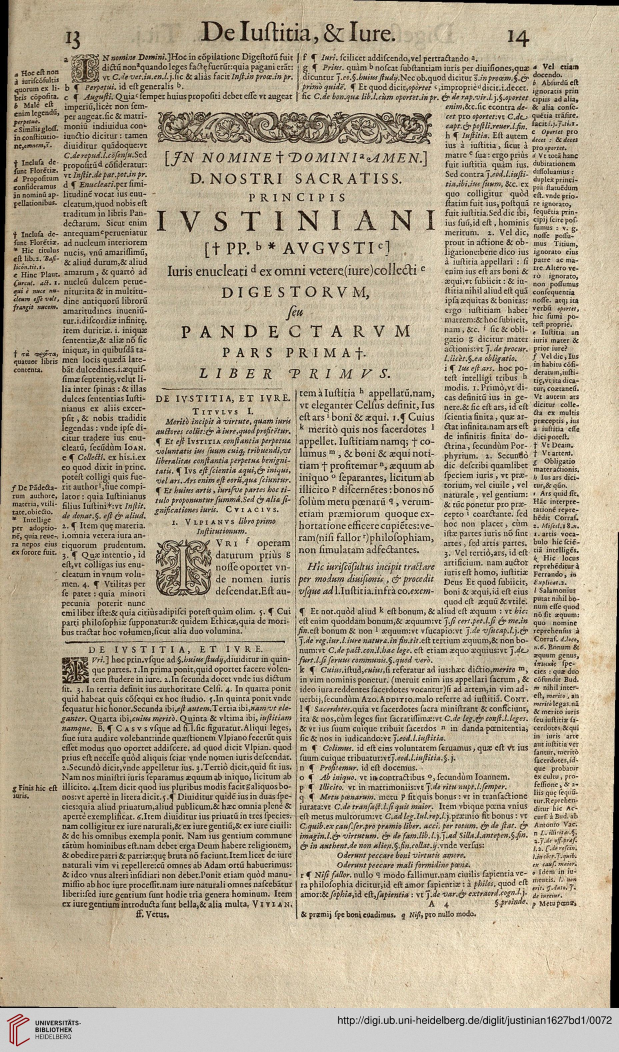
#> input picture presentation/assets/source_1627.jpg, 1855 x 3156 px (shown at 1/3 size)
$ python -i extract.py   (imports and definitions only)
#> lines starting #> are read from the running program, lines starting #| are printed output that depends on the picture; after the words box and inside, x2 and y2 are one past the last pixel; in counts of white or black regions, pixels touching at a corner belong together
#> further down, picture is the input picture: shape (3156, 1855, 3); mean B, G, R 145.7, 169.1, 181.7
"""Prepare colour line strips, region thumbnails, OCR text and coordinates for neural inference."""
import cv2, numpy as np
H, W, UNIT, TH = (40, 384, 10.0, 128)
LAB = ['text', 'summarium', 'inscriptio', 'other', 'outside']

def unit_height(gray):
    ink = cv2.adaptiveThreshold(gray, 1, cv2.ADAPTIVE_THRESH_MEAN_C, cv2.THRESH_BINARY_INV, 51, 25)
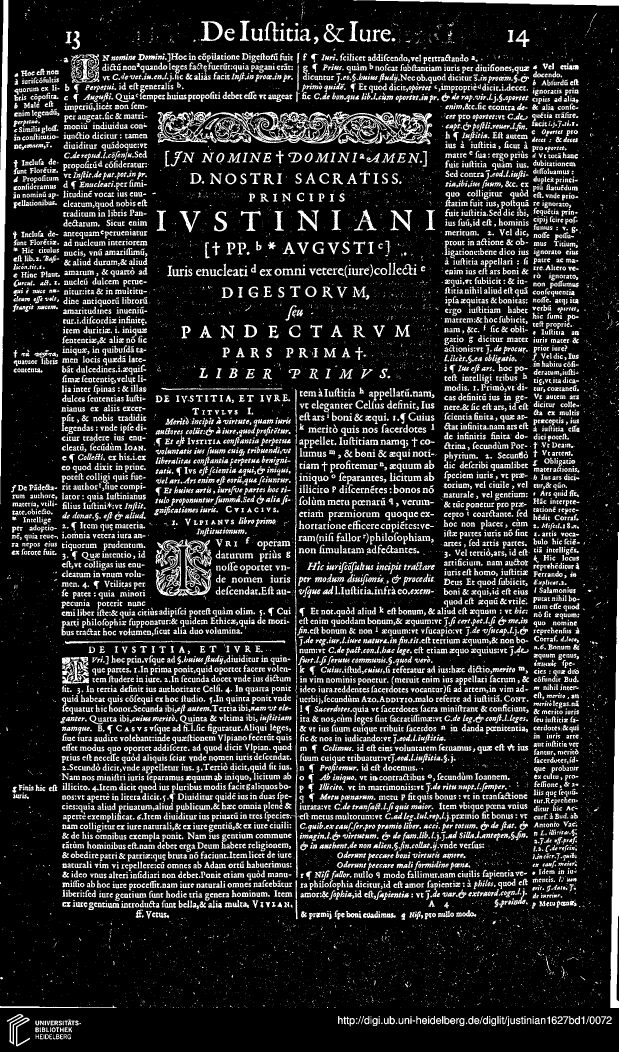
#> ink: shape (3156, 1855) (shown at 1/3 size); values 0 (black) and 1 (white), 16.2% white; 15138 white regions (7119 under 20 px), largest, box (x1, y1, x2, y2) and area: (472, 334, 1297, 433) 30265, (0, 0, 25, 1513) 17429, (1831, 1596, 1855, 3024) 17290
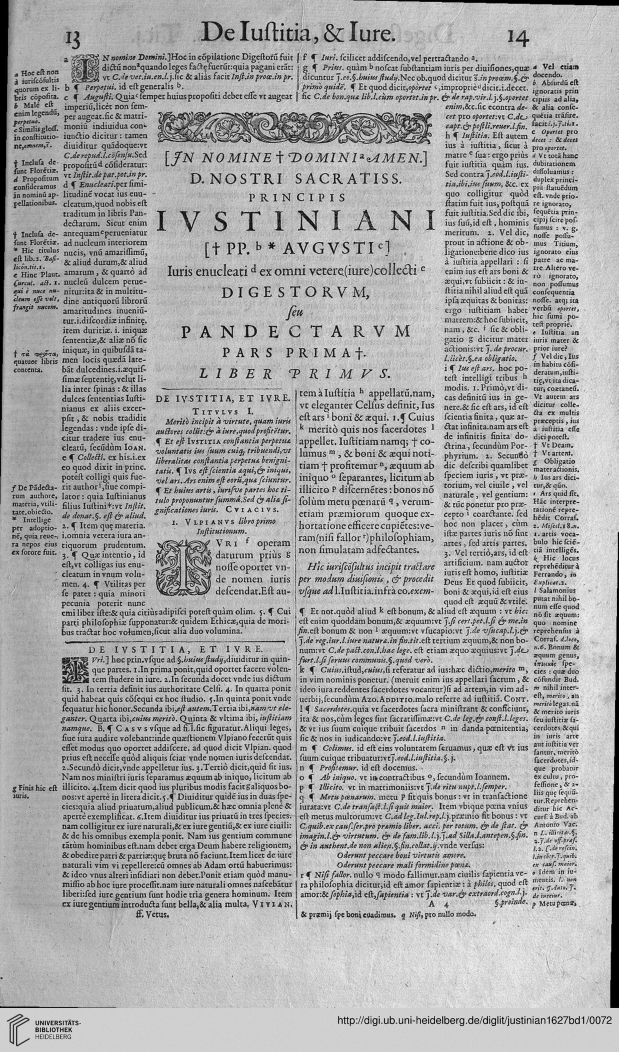
#> gray: shape (3156, 1855) (shown at 1/3 size); min 0, max 255, mean 170.2
    st = cv2.connectedComponentsWithStats(ink, connectivity=8)[2][1:]
    h = st[(st[:, 4] >= 12) & (st[:, 3] >= 8) & (st[:, 3] <= 60), 3]
#> h = 7481 values, max 60 at index 7, min 8 at index 9, mean 15.51
    hist = np.convolve(np.bincount(h, minlength=61).astype(float), [1, 2, 1], mode='same')
#> hist = 61 values, max 5885 at index 13, min 0 at index 0, mean 490.5
    return float(np.argmax(hist))

def rescale(bgr):
    u = unit_height(cv2.cvtColor(bgr, cv2.COLOR_BGR2GRAY))
#> u = 13
    s = UNIT / u
#> s = 0.769
    im = cv2.resize(bgr, None, fx=s, fy=s, interpolation=cv2.INTER_AREA)
    return (im, s, u, np.median(im.reshape(-1, 3), 0).astype(np.uint8))

# [83 lines left out: functions strip, thumb, liou, duplicate_regions, page_arrays, not called in this run]

>>> import cv2
>>> picture = cv2.imread('../../presentation/assets/source_1627.jpg')
>>> result = rescale(picture)

$ run again, on presentation/assets/minimal_40.jpg
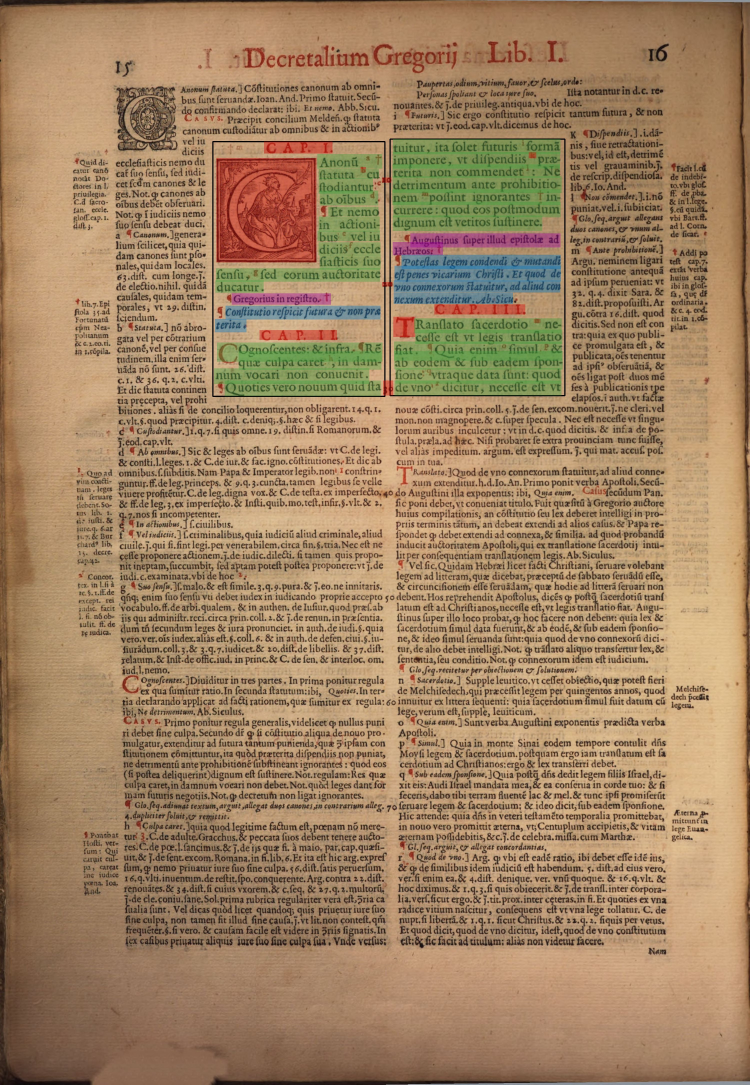
#> input picture presentation/assets/minimal_40.jpg, 2998 x 4338 px (shown at 1/4 size)
#> picture is the input picture: shape (4338, 2998, 3); mean B, G, R 98.5, 131.1, 160.3
#> in unit_height, `ink = cv2.adaptiveThreshold(gray, 1, cv2.ADAPTIVE_THRESH_MEAN_C, cv2.T..`:
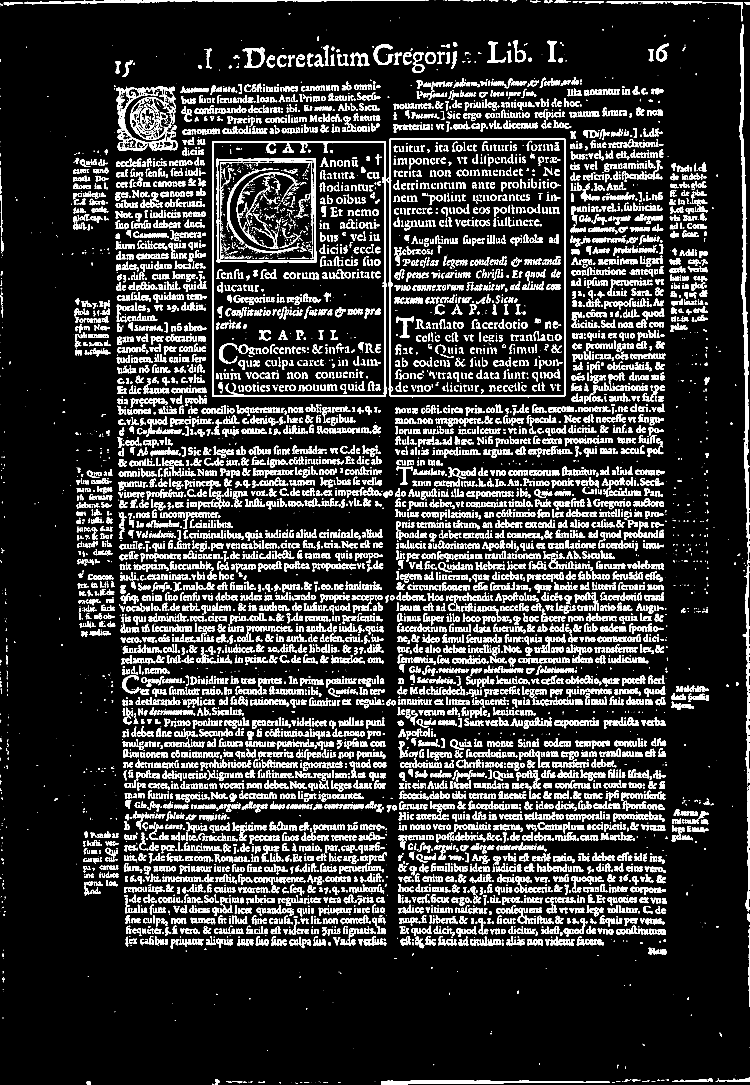
#> ink: shape (4338, 2998) (shown at 1/4 size); values 0 (black) and 1 (white), 13.7% white; 10851 white regions (2087 under 20 px), largest, box (x1, y1, x2, y2) and area: (2959, 97, 2998, 2215) 22794, (849, 564, 1548, 1588) 18507, (1547, 554, 2262, 1585) 17648
#> in unit_height, `ink = cv2.adaptiveThreshold(gray, 1, cv2.ADAPTIVE_THRESH_MEAN_C, cv2.T..`:
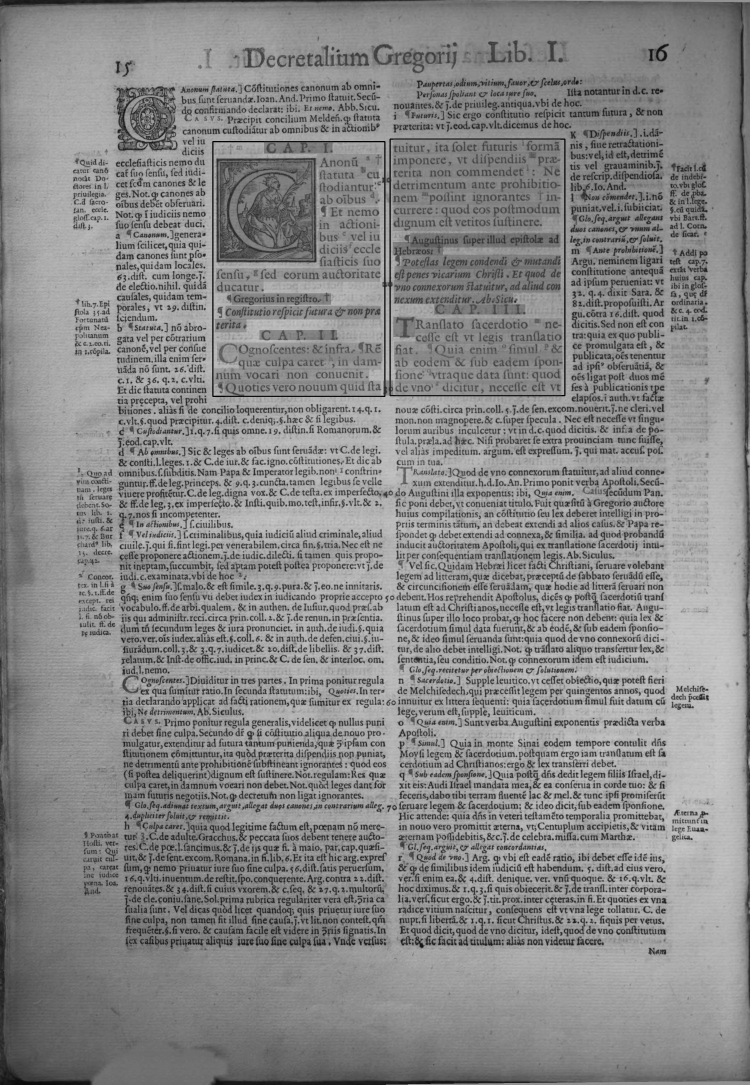
#> gray: shape (4338, 2998) (shown at 1/4 size); min 0, max 208, mean 136.1
#> h = 8026 values, max 60 at index 7806, min 8 at index 17, mean 22.29
#> hist = 61 values, max 4736 at index 20, min 0 at index 0, mean 526.3
#> u = 20
#> s = 0.5

$ run again, on presentation/assets/minimal_41.jpg
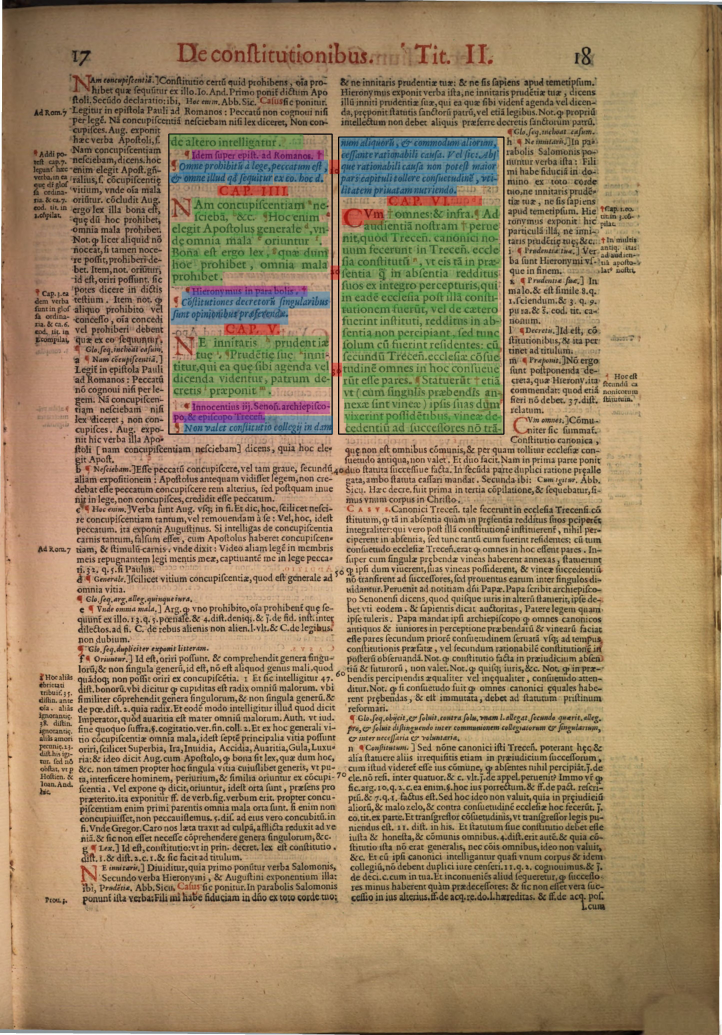
#> input picture presentation/assets/minimal_41.jpg, 2886 x 4139 px (shown at 1/4 size)
#> picture is the input picture: shape (4139, 2886, 3); mean B, G, R 102.9, 136.4, 158.3
#> in unit_height, `ink = cv2.adaptiveThreshold(gray, 1, cv2.ADAPTIVE_THRESH_MEAN_C, cv2.T..`:
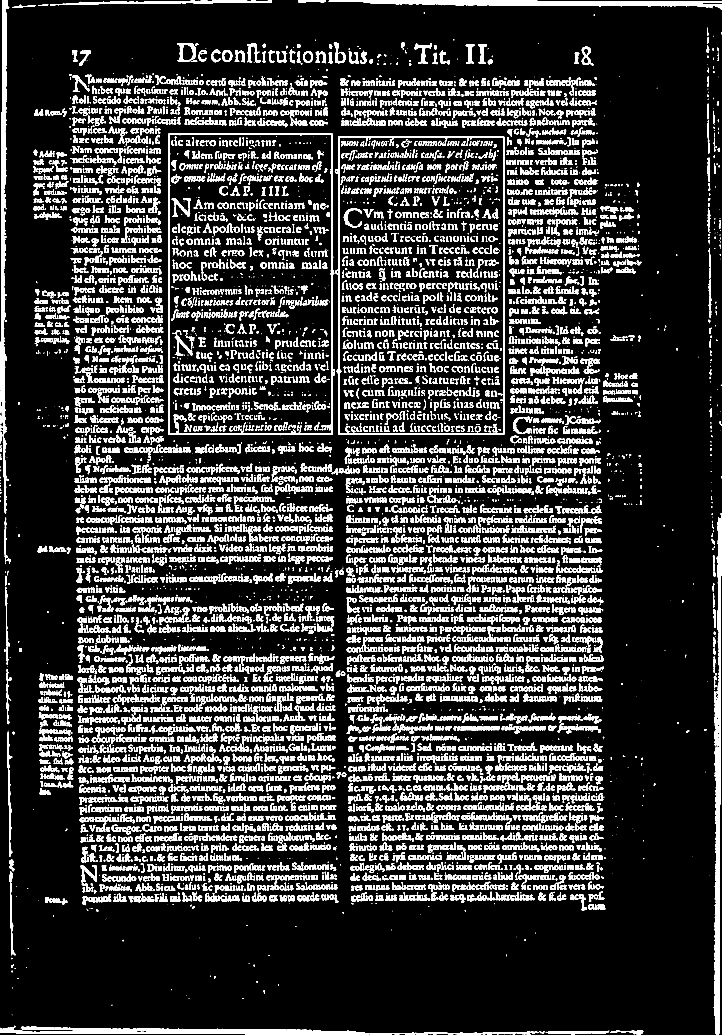
#> ink: shape (4139, 2886) (shown at 1/4 size); values 0 (black) and 1 (white), 15% white; 10159 white regions (1791 under 20 px), largest, box (x1, y1, x2, y2) and area: (2855, 2063, 2886, 4139) 32429, (0, 4105, 2155, 4139) 28091, (2, 0, 37, 1734) 26453
#> in unit_height, `ink = cv2.adaptiveThreshold(gray, 1, cv2.ADAPTIVE_THRESH_MEAN_C, cv2.T..`:
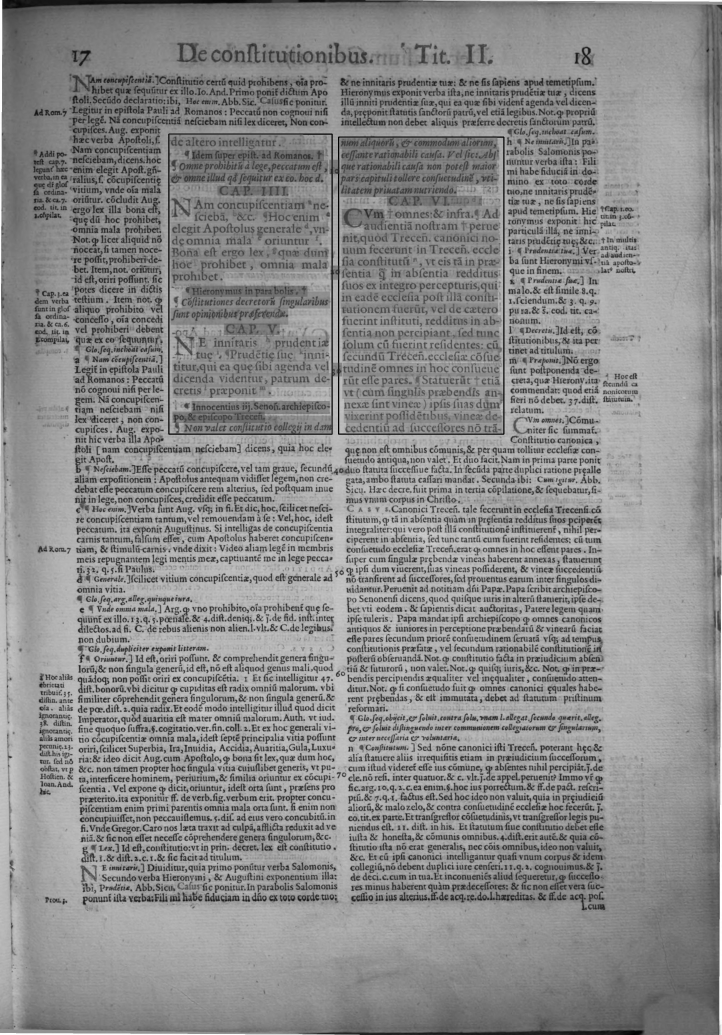
#> gray: shape (4139, 2886) (shown at 1/4 size); min 0, max 255, mean 139.1
#> h = 7656 values, max 60 at index 113, min 8 at index 15, mean 21.79
#> hist = 61 values, max 5001 at index 20, min 0 at index 0, mean 501.9
#> u = 20
#> s = 0.5
